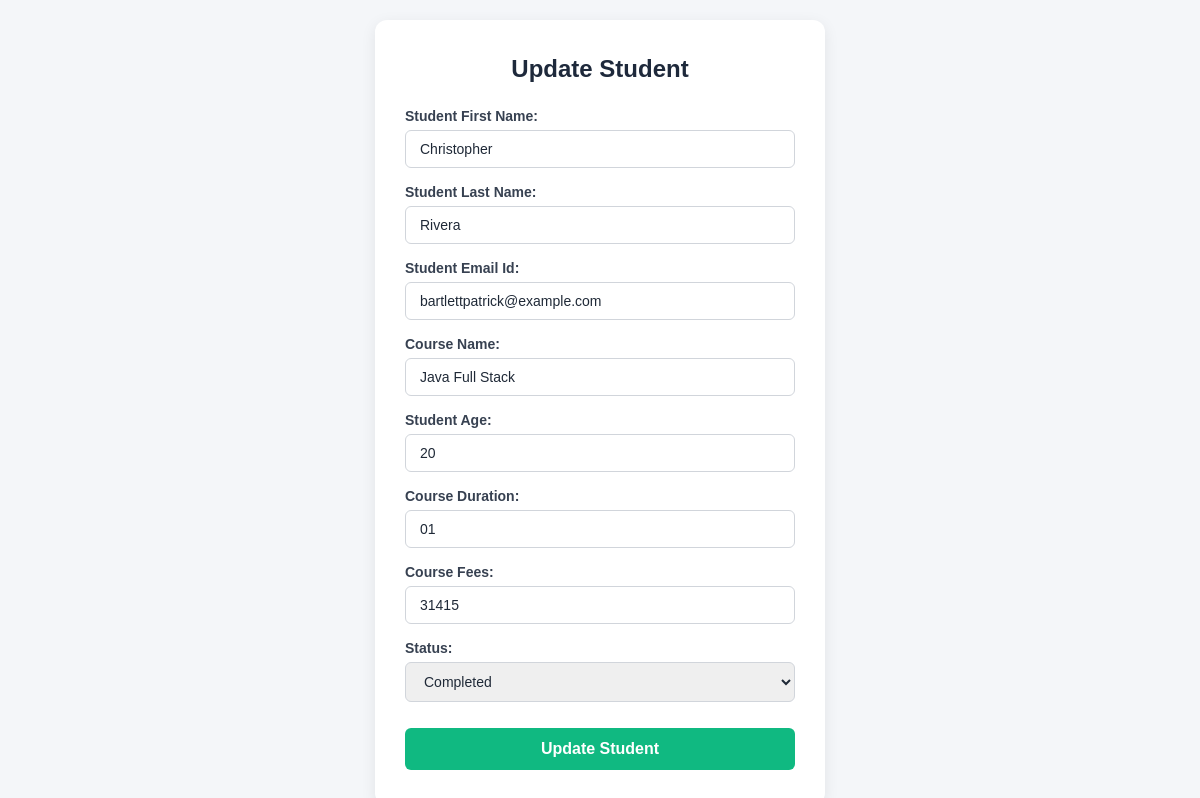
Page /editstudent/2363 (signed in) on the committed database.
### testapp/models.py (models this page shows)
class Student(models.Model):
    student_First_Name = models.CharField(max_length = 150)
    student_Last_Name = models.CharField(max_length = 150)
    student_Email_Id =  models.EmailField()
    course_Name = models.CharField(max_length = 150)
    student_Age =  models.IntegerField()
    course_Duration = models.CharField(max_length=20, default='3 Months')
    course_Fees =  models.IntegerField()
    STATUS_CHOICES = [
        ('Active', 'Active'),
        ('Completed', 'Completed'),
        ('Enrolled', 'Enrolled'),
    ]
    status = models.CharField(max_length=20, choices=STATUS_CHOICES, default='Active')

### testapp/views.py (the view)
# urls.py: path('editstudent/<int:id>',views.editstudent_view),
def editstudent_view(request,id):
    if not request.user.is_authenticated or not request.user.is_staff:
        messages.error(request, "Access Denied: Only teachers can edit student records.")
        return redirect('/accounts/login/')
    student = get_object_or_404(Student, id=id)
    form = StudentForm(instance=student)
    stu  = Student.objects.get(id=id)
    form=StudentForm(instance=stu)
    if request.method== 'POST':
        form=StudentForm(request.POST,instance=stu)
        if form.is_valid():
            form.save()
            return HttpResponseRedirect('/')
    return render(request, 'editstudent.html',{'form':form})

### testapp/forms.py
class StudentForm(forms.ModelForm):
    class Meta :
        model = Student
        fields = '__all__'

### templates/editstudent.html (shortened to what this page needs)
{% load static %}
<!DOCTYPE html>
<html lang="en">
<head>
    <link rel="stylesheet" href="{% static 'css/addstudent.css' %}">
</head>
<body>
    <div class="form-card">
        <h2>Update Student</h2>
        <form method="POST">
            {{ form.as_p }}
            <button type="submit" class="btn-submit" onclick="return confirm('Successfully Updated!');">Update Student</button>
        </form>
    </div>
</body>
</html>

### static/css/addstudent.css (style rules this page uses)
* { margin: 0; padding: 0; box-sizing: border-box; font-family: Arial, sans-serif; }
body { background-color: #f4f6f9; min-height: 100vh; display: flex; justify-content: center; align-items: center; padding: 20px; }
.form-card { background-color: #ffffff; width: 100%; max-width: 450px; padding: 35px 30px; border-radius: 12px; box-shadow: 0 4px 15px rgba(0, 0, 0, 0.08); }
.form-card h2 { text-align: center; color: #1e293b; margin-bottom: 25px; font-size: 24px; font-weight: 700; }
form p { display: flex; flex-direction: column; margin-bottom: 16px; }
label { font-size: 14px; font-weight: 600; color: #374151; margin-bottom: 6px; }
input[type="text"], input[type="email"], input[type="number"], select { width: 100%; padding: 10px 14px; border: 1px solid #d1d5db; border-radius: 6px; font-size: 14px; color: #1f2937; outline: none; transition: border-color 0.2s, box-shadow 0.2s; }
.btn-submit { width: 100%; background-color: #10b981; color: #ffffff; padding: 12px 0; border: none; border-radius: 6px; font-size: 16px; font-weight: 600; cursor: pointer; margin-top: 10px; transition: background-color 0.2s ease; }

### rows in the picture
Student: student_First_Name "Christopher", student_Last_Name "Rivera", student_Email_Id "bartlettpatrick@example.com", course_Name "Java Full Stack", student_Age "20", course_Duration "01", course_Fees "31415", status "Completed"
